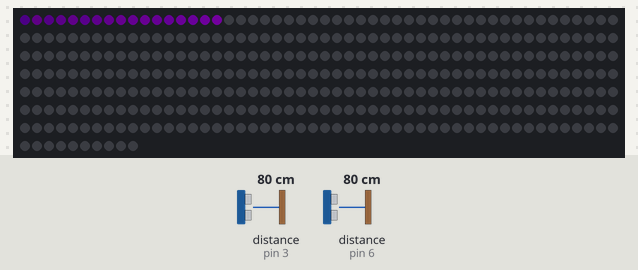
Recording of a sketch running on a simulated Arduino Uno, built with avr-gcc and run on an emulated ATmega328P. Shown: 360 RGB LEDs in strip order, left to right, continuing on the next row. The test bench sets the inputs (shaded band); at power-on: distance to the obstacle (sensors on pin 3, pin 6) 80 cm. The echo pulse lasts 58.3 µs per cm; dim RGB values are drawn brighter than linear; what the sketch prints to the serial monitor is not drawn.

Above: at 2.51 s.
At 39.37 s:
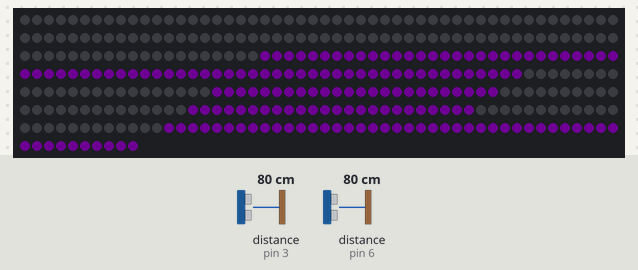

The sketch:

directionDetecting.ino
```cpp
#include <NewPing.h>

#include "FastLED.h"

#define TRIGGER_PIN_0  2
#define ECHO_PIN_0  3

#define TRIGGER_PIN_1  5
#define ECHO_PIN_1  6

#define NUM_LEDS 360
#define DATA_PIN 7

uint8_t gHue = 0;

#define MAX_DISTANCE 500

NewPing sonar_0(TRIGGER_PIN_0, ECHO_PIN_0, MAX_DISTANCE);

NewPing sonar_1(TRIGGER_PIN_1, ECHO_PIN_1, MAX_DISTANCE);

CRGB leds[NUM_LEDS];

boolean lightOn = false;

long detectM;

int vertical[] = {0,1,2,4,6,8,9};

#define FRAMES_PER_SECOND  120

class MoveDetector {

  private:
  boolean state_0;
  boolean state;
  int range_0;
  int range_1;
  long t;

  public:
  Movement(){
    state_0 = false;
    state = false;
    range_0 = 0;
    range_1 = 0;
    t = 0;
  }

  boolean startDetecting(){
    sonarsListener();
    return stateSwitch();
  }

  void sonarsListener(){
    //delay(50);

    range_0 = (sonar_0.ping() / US_ROUNDTRIP_CM);
    if (range_0 > 0) {
      Serial.print("0 ");
      Serial.print(range_0);
      Serial.println(" cm");
    }

    range_1 = (sonar_1.ping() / US_ROUNDTRIP_CM);
    if (range_1 > 0) {
      Serial.print("1 ");
      Serial.print(range_1);
      Serial.println(" cm");
    }
  }

  boolean stateSwitch(){

    if(state_0 == true){
      if(millis() - t > 1000){
        state_0 =false;
        t = 0;
        Serial.println("State 0 Expired");
      }else if(range_1 > 0 && range_1 <400){
        //state = true;
        state_0 = false;
        Serial.println("Movement Detected");
        return true;
      }
    }

    if(range_0 > 0 && range_0 < 400){
      t = millis();
      state_0 =true;
      Serial.println("Sonar 0 Detected");
    }

    return false;
  }


};

MoveDetector md;

//void fadeall() {
//
//  for(int i = 0; i < NUM_LEDS; i++) {
//
//    leds[i].nscale8(250);
//  }
//}

void setup() {

  Serial.begin(9600);

  delay(2000);

  FastLED.addLeds<WS2811, DATA_PIN, RGB>(leds, NUM_LEDS);

  LEDS.setBrightness(80);


}

void rainbow()
{
  // FastLED's built-in rainbow generator
  fill_rainbow( leds, NUM_LEDS, gHue, 7);
    FastLED.show();
  FastLED.delay(1000/FRAMES_PER_SECOND);
}

void juggle() {
  Serial.println("juggle");
  // eight colored dots, weaving in and out of sync with each other
  fadeToBlackBy( leds, NUM_LEDS, 20);
  byte dothue = 0;
  for( int i = 0; i < 8; i++) {
    leds[beatsin16(i+7,0,NUM_LEDS)] |= CHSV(dothue, 200, 255);
    dothue += 32;
  }
  FastLED.show();
  FastLED.delay(1000/FRAMES_PER_SECOND);
}

void bpm()
{
  Serial.println("bpm");
  // colored stripes pulsing at a defined Beats-Per-Minute (BPM)
  uint8_t BeatsPerMinute = 62;
  CRGBPalette16 palette = PartyColors_p;
  uint8_t beat = beatsin8( BeatsPerMinute, 64, 255);
  for( int i = 0; i < NUM_LEDS; i++) { //9948

    leds[i] = ColorFromPalette(palette, gHue+(i*2), beat-gHue+(i*10));
  }
  FastLED.show();
  FastLED.delay(1000/FRAMES_PER_SECOND);
}

void loop() {

  //bpm();

  //juggle();

    //EVERY_N_MILLISECONDS( 20 ) { gHue++;}

    //rainbow();
  if(md.startDetecting()){

    for(int i = 0; i < NUM_LEDS; i++) {
      leds[i] = CHSV(0, 100, 0);
    }


    LEDS.setBrightness(50);


    for(int i = 0; i < 120; i++) {
      leds[i] = CHSV(200, 255, 255);
      FastLED.show();
      fadeToBlackBy(leds, 120, 20);
      delay(5);
    }

    for(int i = 0; i < 120; i ++){
      //Serial.println(i);
      leds[i] = CHSV(0, 100, 0);
    }
    FastLED.show();

    for(int i = 0; i < 7; i ++){

      //Serial.println(vertical[i]);

      for(int j = 0; j < 24; j ++){
        //Serial.println(120 + 24 * vertical[i] + j);
        leds[120 + 24 * vertical[i] + j] = CHSV(200, 255, 255);

       FastLED.show();
       //delay(10);
      }
    }
    delay(100);

    int breathTimes = 3;

    while(breathTimes > 0){
      breathTimes --;

      for(int breath = 80; breath >= 10; breath --){
        FastLED.setBrightness(breath);
        FastLED.show();
        delay(10);
      }
      for (int breath = 10; breath < 80; breath ++ ){
        FastLED.setBrightness(breath);
        FastLED.show();
        delay(5);
      }
    }
    for(int breath = 80; breath >= 0; breath --){
        FastLED.setBrightness(breath);
        FastLED.show();
        delay(5);
    }
  }

}
```
